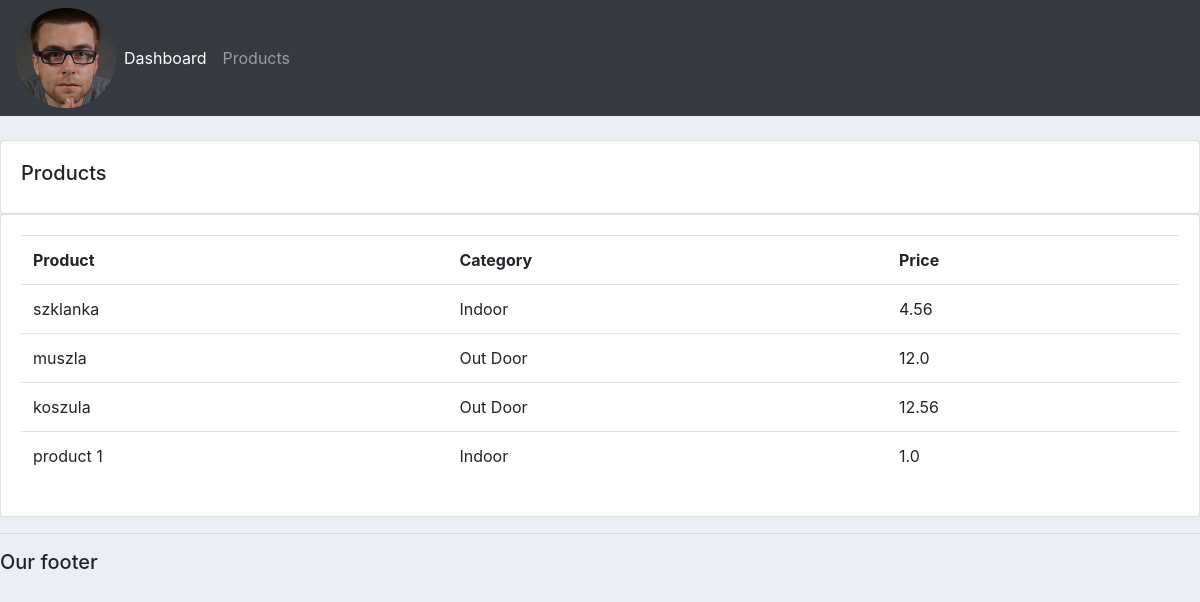
Screenshot of /products/ with the database file from the repository.
### accounts/models.py (models this page shows, shortened)
class Product(models.Model):
    CATEGORY = (
        ("Indoor", "Indoor"),
        ("Out Door", "Out Door"),
    )
    name = models.CharField(max_length=200, null=True)
    price = models.FloatField(null=True)
    category = models.CharField(max_length=200, null=True, choices=CATEGORY)
    description = models.CharField(max_length=200, null=True, blank=True)
    date_created = models.DateTimeField(auto_now_add=True)
    tags = models.ManyToManyField(Tag)

### accounts/views.py (the view)
# urls.py: path('products/', views.products, name='products'),
def products(request):
    products = Product.objects.all()
    return render(request, 'accounts/products.html', {'products': products})

### accounts/templates/accounts/products.html
{% extends 'accounts/main.html' %}
{% block content %}
<br>
<div class="row">
    <div class="col-md">
        <div class="card card-body">
            <h5>Products</h5>
        </div>
        <div class="card card-body">
            <table class="table">
                <tr>
                    <th>Product</th>
                    <th>Category</th>
                    <th>Price</th>
                </tr>
                {% for i in products %}
                <tr>
                   <td>{{ i.name }}</td>
                   <td>{{ i.category }}</td>
                   <td>{{ i.price }}</td>
                </tr>
                {% endfor %}
            </table>
        </div>
    </div>
</div>
{% endblock %}

### static/css/main.css (style rules this page uses)
body { background-color: #ebeff5; }

### rows the page displays
Product: name "szklanka", category "Indoor", price "4.56"
Product: name "muszla", category "Out Door", price "12.0"
Product: name "koszula", category "Out Door", price "12.56"
Product: name "product 1", category "Indoor", price "1.0"
